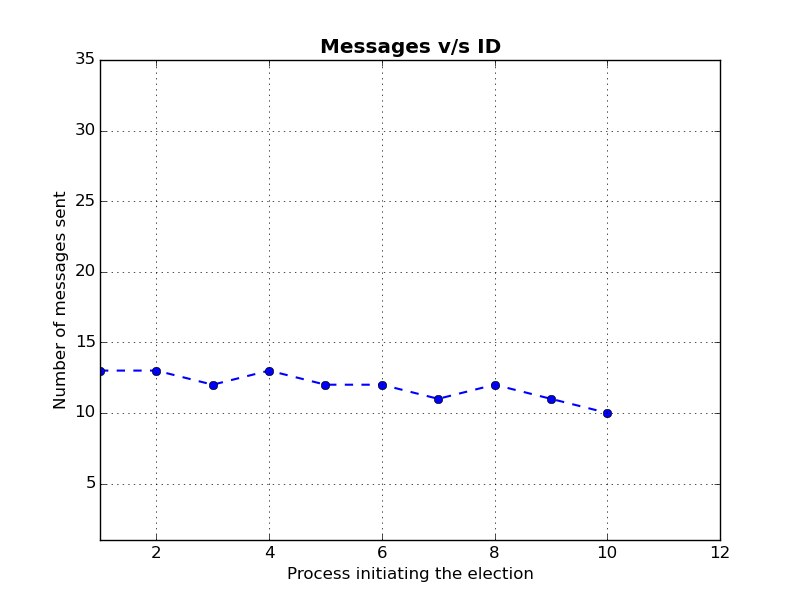

Python code for this plot:
# code for plotting performance measurement
import matplotlib.pyplot as plt


rtt=[13,13,12,13,12,12,11,12,11,10]
p=[1,2,3,4,5,6,7,8,9,10]
bx=plt.subplot(111)
bx.plot(p,rtt,linestyle='--',marker='o',linewidth=1.5)
bx.grid()
bx.set_xlim(1,12)
bx.set_ylim(1,35)
bx.set_title('Messages v/s ID',color='#000000',weight="bold",size="large")
bx.set_ylabel('Number of messages sent')
bx.set_xlabel('Process initiating the election')
#bx.text(2,0.34,'Green -- = With Memory Manager\nBlue -- = Without Memory Manager\n',bbox={'facecolor':'white','pad':10})

"""p=[2,4,6,8,10,12]
rtt=[0.04,0.08,0.11,0.14,0.18,0.22]
bx.plot(p,rtt,linestyle='--',marker='o',linewidth=1.5)
"""
plt.savefig('graph.png')
